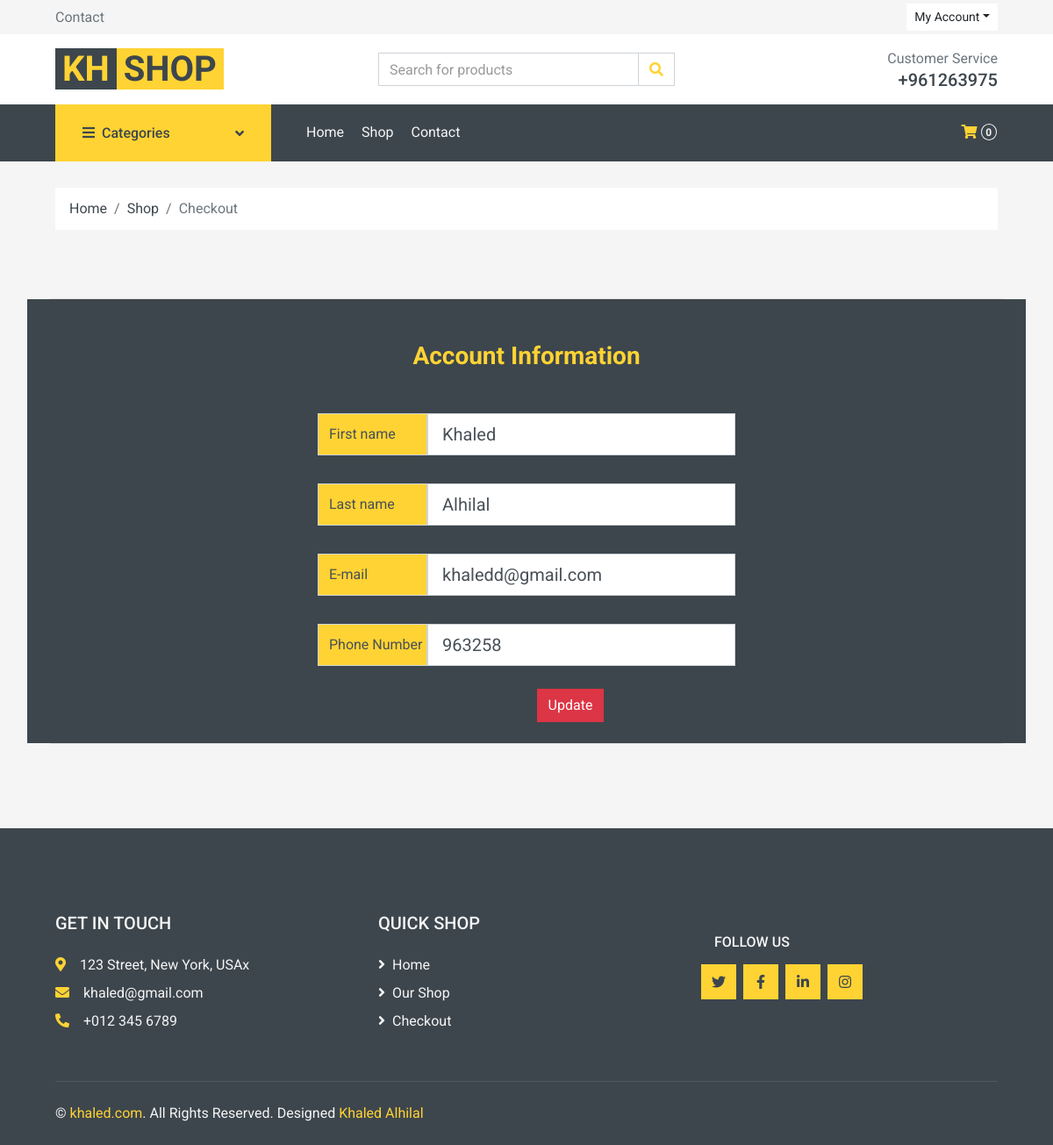
Page /khShop/profileTable.php (signed in) on the committed database.
### tables this page shows
CREATE TABLE `users` (
  `user_id` int(10) UNSIGNED NOT NULL,
  `password` varchar(255) NOT NULL,
  `user_type` varchar(255) NOT NULL,
  `email` varchar(255) NOT NULL,
  `phone_number` varchar(255) NOT NULL,
  `firstName` varchar(255) NOT NULL,
  `lastName` varchar(255) NOT NULL,
  `client_firstName` varchar(255) NOT NULL,
  `client_lastName` varchar(255) NOT NULL
);

CREATE TABLE `footer` (
  `footer_id` int(10) UNSIGNED NOT NULL,
  `address` varchar(255) NOT NULL,
  `email` varchar(255) NOT NULL,
  `phone_number` varchar(255) NOT NULL
);

### class/DAL.class.php (called while the page is built, shortened)
<?php
class DAL
{
    public $serverName = "localhost";
    public $userName = "root";
    public $password = "";
    public $dbName = "ecommerce";
    public function getData($sql)
    {
        $conn = new mysqli($this->serverName, $this->userName, $this->password, $this->dbName);
        if ($conn->connect_error) {
            throw new Exception($conn->connect_error);
        } else {
            $result = $conn->query($sql);
            if (!$result) {
                throw new Exception($conn->error);
            } else {
                $result = $conn->query($sql);
                $results = $result->fetch_all(MYSQLI_ASSOC);
                return $results;
            }
        }
    }
}

### class/products.class.php (called while the page is built, shortened)
<?php
require('DAL.class.php');
class products extends DAL
{
    public function getAllFooter()
    {
        $sql = "SELECT *  FROM footer";
        return $this->getData($sql);
    }
    public function getContactByEmail($email)
    {
        $sql = "SELECT addresses.*, users.* FROM `addresses` JOIN users ON addresses.user_id = users.user_id WHERE users.email='$email'";
        return $this->getData($sql);
    }
}

### khShop/profileTable.php (the view, shortened to what this page needs)
<?php session_start();
require('common/header.php');
?>
<?php
$email = $_SESSION['email'];
$allContact = $products->getContactByEmail($email);
?>
<body>
    <?php
    require('common/navbar.php'); ?>
    <div class="container-fluid">
        <div class="row px-xl-5">
            <div class="col-12">
                <nav class="breadcrumb bg-light mb-30">
                    <a class="breadcrumb-item text-dark" href="index.php">Home</a>
                    <a class="breadcrumb-item text-dark" href="shop.php">Shop</a>
                    <span class="breadcrumb-item ">Checkout</span>
                </nav>
            </div>
        </div>
    </div>
    <div class="container-fluid">
        <section class="h-100 h-custom ">
            <div class="container py-5 h-100">
                <div class="row d-flex justify-content-center align-items-center h-100">
                    <div class="col-12">
                        <div class="card card-registration card-registration-2" style="border-radius: 15px;">
                            <div class="card-body p-0">
                                <center>
                                    <form id="registrationForm" action="../actions/updateProfile.php">
                                        <div class="row g-0">
                                            <div class="col-lg-12" style="background-color: #3D464D !important;">
                                                <div class="p-5">
                                                    <h3 class="fw-normal mb-5" style="color: #FFD333 !important;">Account Information</h3>
                                                    <div class="col-md-6 mb-4 pb-2 input-group mb-3">
                                                        <label class="input-group-text display-sm-none" style="background-color: #FFD333;width:125px" for="form3Examplev2">First name</label>
                                                        <input type="text" id="form3Examplev2" value="<?php echo $allContact[0]['firstName'] ?>" name="firstName" class="form-control form-control-lg" required autocomplete="off" />
                                                    </div>
                                                    <div class="col-md-6 mb-4 pb-2 input-group mb-3">
                                                        <label class="input-group-text display-sm-none" style="background-color: #FFD333;width:125px" for="form3Examplev3">Last name</label>
                                                        <input type="text" id="form3Examplev3" value="<?php echo $allContact[0]['lastName'] ?>" name="lastName" class="form-control form-control-lg" required autocomplete="off" />
                                                    </div>
                                                    <div class="col-md-6 mb-4 pb-2 input-group mb-3">
                                                        <label class="input-group-text display-sm-none" style="background-color: #FFD333;width:125px" for="form3Examplev4">E-mail</label>
                                                        <input type="email" id="form3Examplev4" value="<?php echo $allContact[0]['email'] ?>" name="email" class="form-control form-control-lg" required autocomplete="off" />
                                                    </div>
                                                    <div class="col-md-6  pb-2 input-group ">
                                                        <label class="input-group-text display-sm-none" style="background-color: #FFD333; width:125px" for="form3Examplea8">Phone Number</label>
                                                        <input type="number" id="form3Examplea8" value="<?php echo $allContact[0]['phone_number'] ?>" name="phoneNb" class="form-control form-control-lg" required autocomplete="off" />
                                                    </div>
                                                </div>
                                                <div class=" mt-0" style="margin-left:100px;margin-top:-30px !important;">
                                                    <input class=" btn bg-danger text-white mb-4 " type="submit" value="Update">
                                                </div>
                                            </div>
                                        </div>
                                    </form>
                                </center>
                            </div>
                        </div>
                    </div>
                </div>
            </div>
        </section>
    </div>
    <?php require('common/footer.php'); ?>
    <link rel="stylesheet" href="https://cdn.jsdelivr.net/npm/sweetalert2@10">

### khShop/common/footer.php (shortened to what this page needs)
<?php $footer = $products->getAllFooter();
  ?>
<div class="container-fluid bg-dark text-secondary mt-5 pt-5">
    <div class="row px-xl-5 pt-5">
        <div class="col-lg-4 col-md-12 mb-5 pr-3 pr-xl-5">
            <h5 class="text-secondary text-uppercase mb-4">Get In Touch</h5>
            <p class="mb-2"><i class="fa fa-map-marker-alt text-primary mr-3"></i><?php echo $footer[0]['address'] ?></p>
            <p class="mb-2"><i class="fa fa-envelope text-primary mr-3"></i><?php echo $footer[0]['email'] ?></p>
            <p class="mb-0"><i class="fa fa-phone-alt text-primary mr-3"></i><?php echo $footer[0]['phone_number'] ?></p>
        </div>
        <div class="col-lg-8 col-md-12">
            <div class="row">
                <div class="col-lg col-md-4 mb-5">
                    <h5 class="text-secondary text-uppercase mb-4">Quick Shop</h5>
                    <div class="d-flex flex-column justify-content-start">
                        <a class="text-secondary mb-2" href="index.php"><i class="fa fa-angle-right mr-2"></i>Home</a>
                        <a class="text-secondary mb-2" href="shop.php"><i class="fa fa-angle-right mr-2"></i>Our Shop</a>
                        <a class="text-secondary mb-2" href="checkout.php"><i class="fa fa-angle-right mr-2"></i>Checkout</a>
                    </div>
                </div>
                <div class="col-lg col-md-4 mb-5 ">
                    <h6 class="col-lg text-end text-secondary text-uppercase mt-4 mb-3">Follow Us</h6>
                    <div class="d-flex align-items-right">
                        <a class="btn btn-primary btn-square mr-2 text-right" href="#"><i class="fab fa-twitter"></i></a>
                        <a class="btn btn-primary btn-square mr-2 text-right" href="#"><i class="fab fa-facebook-f"></i></a>
                        <a class="btn btn-primary btn-square mr-2 text-right" href="#"><i class="fab fa-linkedin-in"></i></a>
                        <a class="btn btn-primary btn-square text-right" href="#"><i class="fab fa-instagram"></i></a>
                    </div>
                </div>
            </div>
        </div>
    </div>
    <div class="row border-top mx-xl-5 py-4" style="border-color: rgba(256, 256, 256, .1) !important;">
        <div class="col-md-6 px-xl-0">
            <p class="mb-md-0 text-center text-md-left text-secondary">
                &copy; <a class="text-primary" href="#">khaled.com</a>. All Rights Reserved. Designed
                <span class="text-primary">Khaled Alhilal</span>
            </p>
        </div>
    </div>
</div>

### rows in the picture
users: firstName "Khaled", lastName "Alhilal", email "khaledd@gmail.com", phoneNb "963258"
footer: address "123 Street, New York, USAx", email "khaled@gmail.com", phone_number "+012 345 6789"
